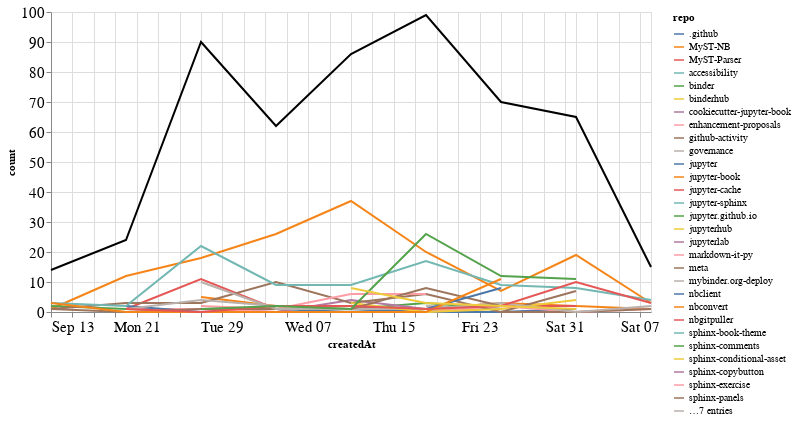

Notebook code for this chart:
### Markdown cell above
## Comments

### Code cell
comments_time = comments.groupby('repo').resample('W', on='createdAt').count()['author'].reset_index()
comments_time = comments_time.rename(columns={'author': 'count'})
comments_time_total = comments_time.groupby('createdAt').agg({"count": "sum"}).reset_index()
ch1 = alt.Chart(comments_time, width=600).mark_line().encode(
    x='createdAt',
    y='count',
    color='repo',
    tooltip="repo"
)

ch2 = alt.Chart(comments_time_total, width=600).mark_line(color="black").encode(
    x='createdAt',
    y='count',
)

ch1 + ch2

### Figure 1 — Vega-Lite specification as saved in the notebook (floating-point values rounded to 4 significant figures; data arrays with more than 128 entries replaced by an {"elided": "..."} marker saying what was removed)
{"config": {"axisLeft": {"labelFontSize": 15}, "axisBottom": {"labelFontSize": 15}}, "layer": [{"data": {"name": "data-b649901028f93b015399b7e7e450bef0"}, "mark": "line", "encoding": {"color": {"type": "nominal", "field": "repo"}, "tooltip": {"type": "nominal", "field": "repo"}, "x": {"type": "temporal", "field": "createdAt"}, "y": {"type": "quantitative", "field": "count"}}, "width": 600}, {"data": {"name": "data-b20e61a9f5476cc859e993e242235876"}, "mark": {"type": "line", "color": "black"}, "encoding": {"x": {"type": "temporal", "field": "createdAt"}, "y": {"type": "quantitative", "field": "count"}}, "width": 600}], "$schema": "https://vega.github.io/schema/vega-lite/v4.8.1.json", "datasets": {"data-b649901028f93b015399b7e7e450bef0": {"elided": "143 records"}, "data-b20e61a9f5476cc859e993e242235876": [{"createdAt": "2020-09-13T00:00:00", "count": 14}, {"createdAt": "2020-09-20T00:00:00", "count": 24}, {"createdAt": "2020-09-27T00:00:00", "count": 90}, {"createdAt": "2020-10-04T00:00:00", "count": 62}, {"createdAt": "2020-10-11T00:00:00", "count": 86}, {"createdAt": "2020-10-18T00:00:00", "count": 99}, {"createdAt": "2020-10-25T00:00:00", "count": 70}, {"createdAt": "2020-11-01T00:00:00", "count": 65}, {"createdAt": "2020-11-08T00:00:00", "count": 15}]}}
